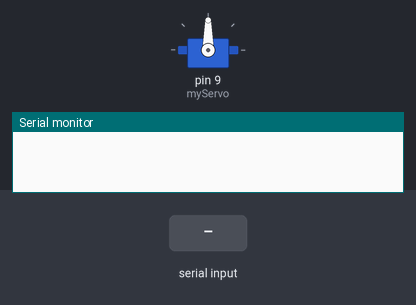
Simulated run of this sketch. Board: Arduino Uno, built with avr-gcc and run on an emulated ATmega328P. Parts: servo, the last lines printed to the serial monitor. The inputs (shaded band) are chosen by the test bench.

Above: at 1.2 s.
1.3 s: "90,45\n" received over Serial
At 1.8 s:
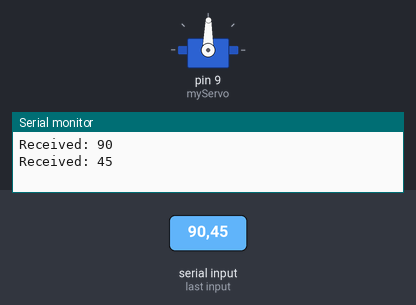
2.8 s: "30,150\n" received over Serial
At 3.1 s:
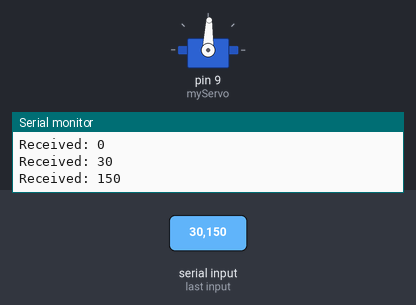
Timing chart, 0 to 5.8 s (numbered marks = the images above; inputs shaded):
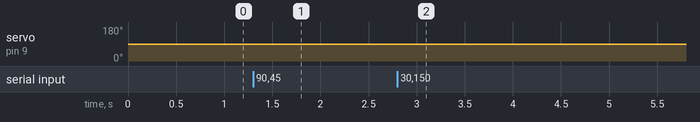

The sketch:

faceditection_arduino.ino
```cpp
#include <Servo.h>

Servo myServo;
int pos =90;

void setup() {
  myServo.attach(9);
  myServo.write(90);
  Serial.begin(9600);
}

void loop() {
  if (Serial.available()) {
    int data = Serial.parseInt();
    Serial.print("Received: ");
    Serial.println(data);
    if(data<-50){
      pos +=1;
      pos = max(pos,0);
      myServo.write(pos);
      delay(1);
    }
    if(data>50){
      pos -=1;
      pos = min(pos,180);
      myServo.write(pos);
      delay(1);
    }
  }
}
```

Measured:
- after the input at 1.3 s, servo on pin 9 (myServo): 90° → 89° at once
- after the input at 2.8 s, servo on pin 9 (myServo): 89° → 88° at once
